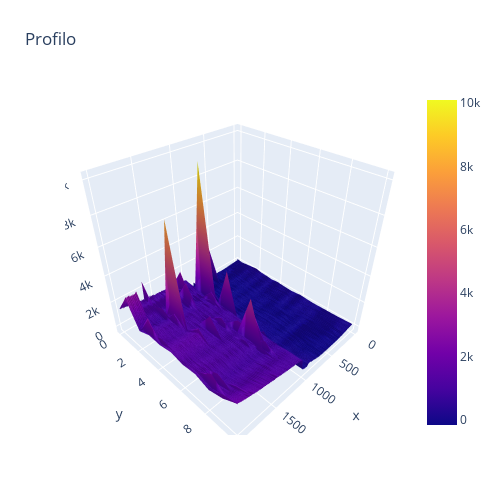

Notebook code cell kept with this figure:
### Code cell
fig = go.Figure(data = [go.Surface(z = data)])
fig.update_layout(
    title = 'Profilo',
    autosize = False,
    width=500, height=500,
    margin=dict(l=65, r=50, b=65, t=90)
)

### Figure 1 — Plotly figure (JSON) as saved in the notebook; plotly's stock layout.template omitted (floating-point values rounded to 4 significant figures; data arrays with more than 128 entries replaced by an {"elided": "..."} marker saying what was removed)
{"data": [{"type": "surface", "z": {"elided": "11x1998 float values"}}], "layout": {"autosize": false, "height": 500, "margin": {"b": 65, "l": 65, "r": 50, "t": 90}, "title": {"text": "Profilo"}, "width": 500}}
